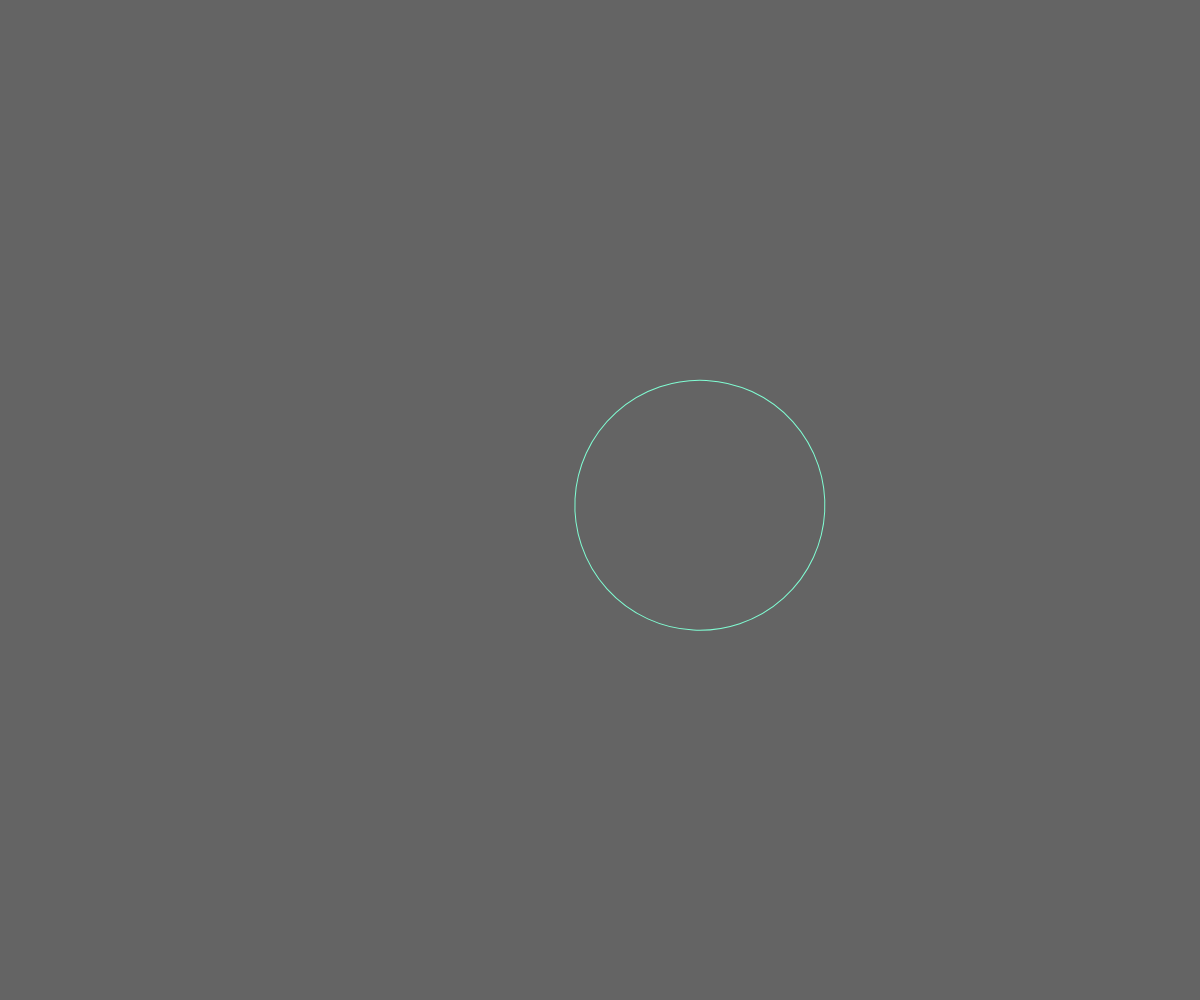
Frame 1 (no input)
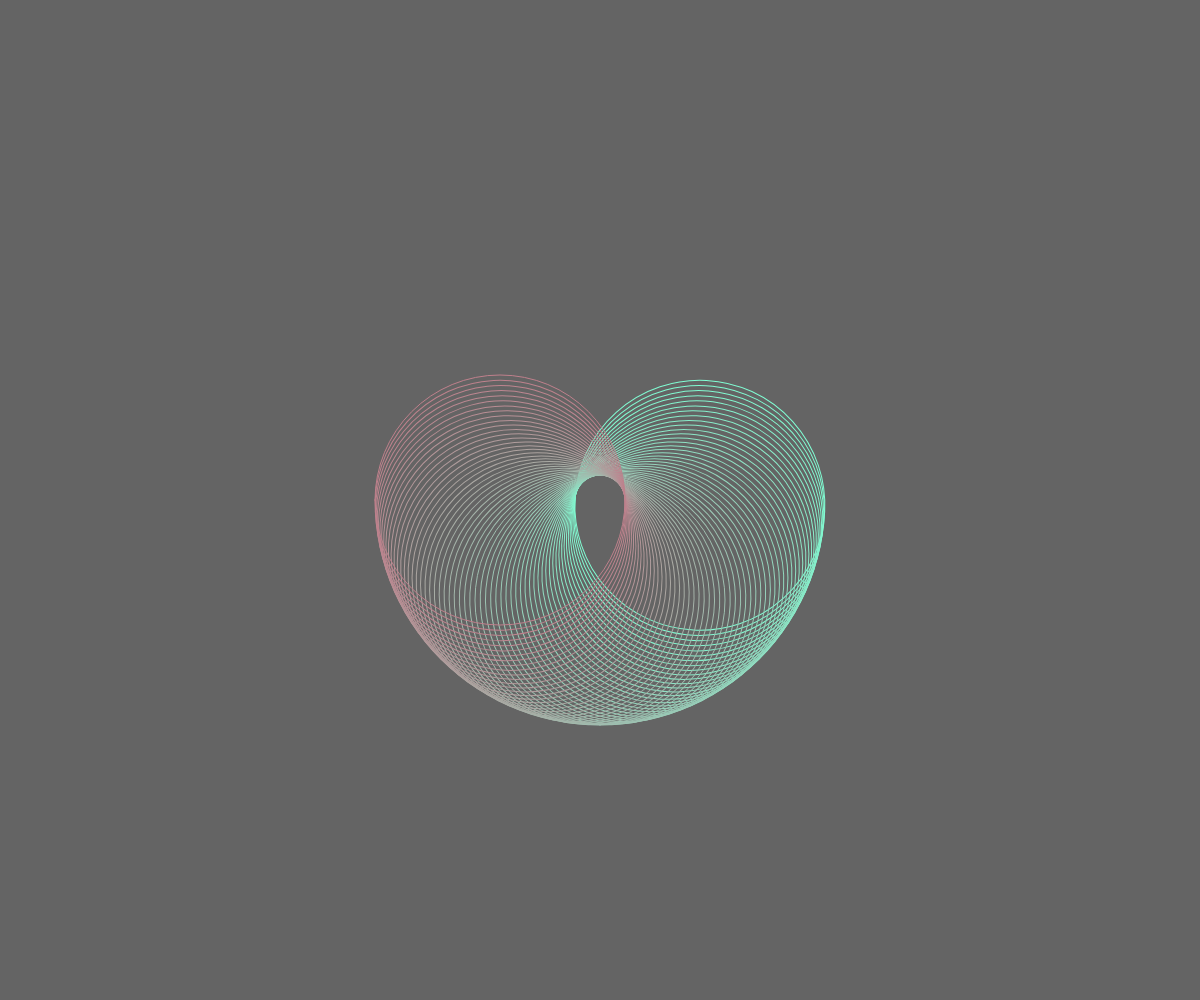
Frame 60 (no input)
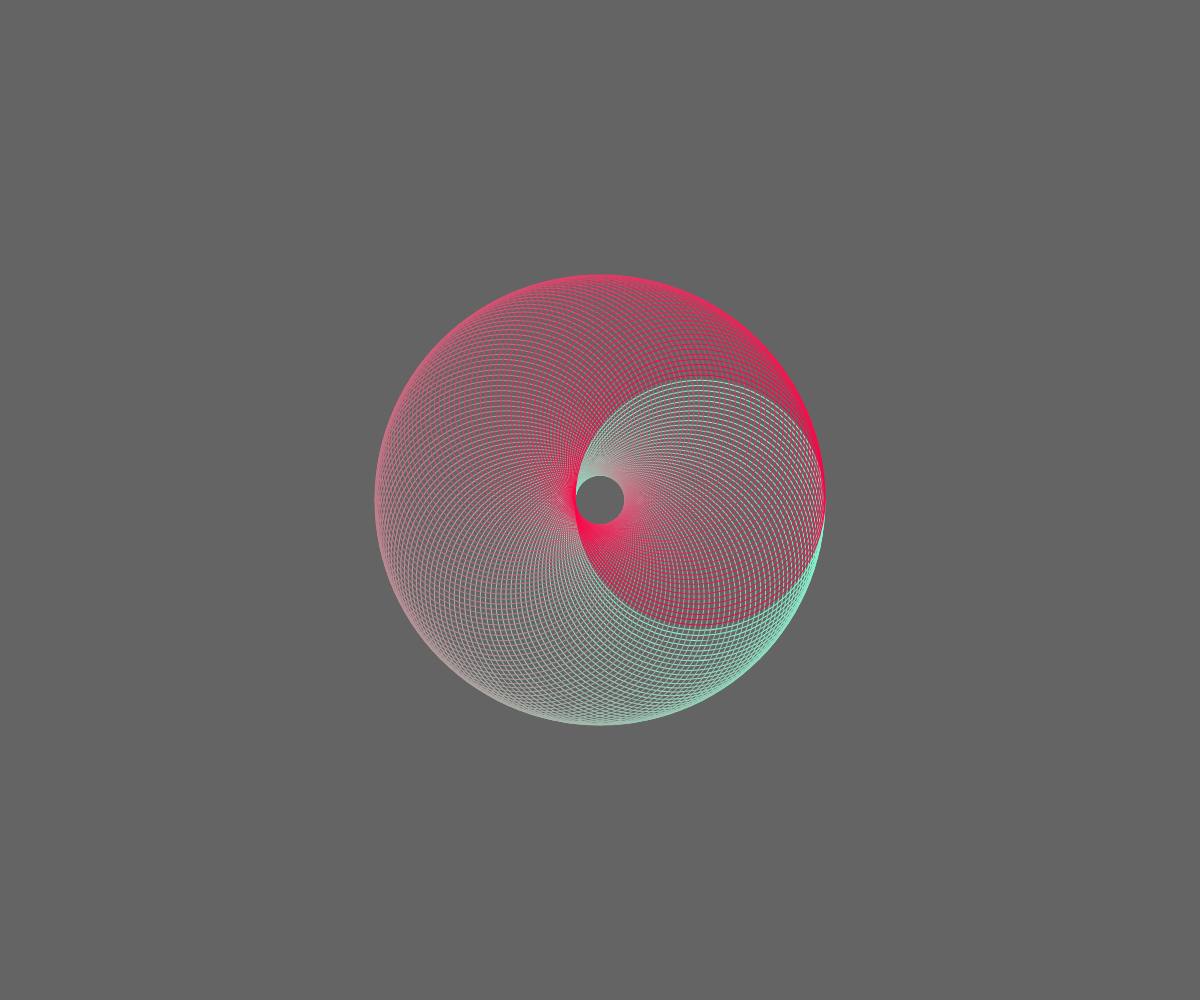
Frame 120 (the mouse pressed at the canvas centre since frame 60)

The p5.js sketch that drew these frames (run headless with seeded random() and noise() and a simulated clock; from frame 60 on, the mouse is pressed at the canvas centre):

// p5.js sketch
// ── sketch.js
function preload(){
  // put preload code here
}

function setup() {
  createCanvas(windowWidth, windowHeight);
  angleMode(DEGREES);

  frameRate(60);
  background(100);
}

function draw() {
  translate(width/2, height/2);
  rotate(frameCount*3);
  noFill();

  stroke(
    lerpColor(
    color("aquamarine"),
    color(255, 0, 68),
    frameCount/120
    )
  );
  ellipse(100, 0, 250);

  if(frameCount==120) {noLoop()};
}
